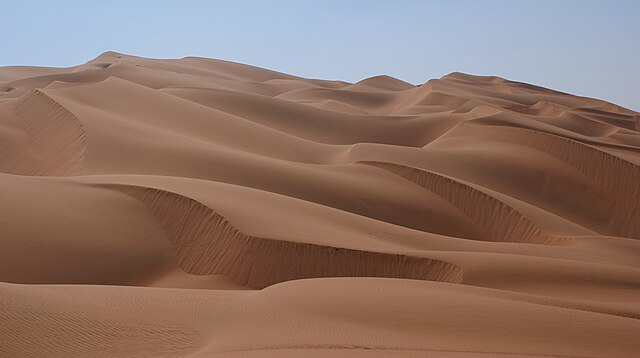
#> input picture week3/desert.JPG, 640 x 358 px
$ python ex9_edge_detection.py
#> lines starting #> are read from the running program, lines starting #| are printed output that depends on the picture
import cv2
import numpy as np

img = cv2.imread('desert.JPG')
#> img is the input picture: shape (358, 640, 3); mean B, G, R 103.7, 115, 141
gray = cv2.cvtColor(img, cv2.COLOR_BGR2GRAY)
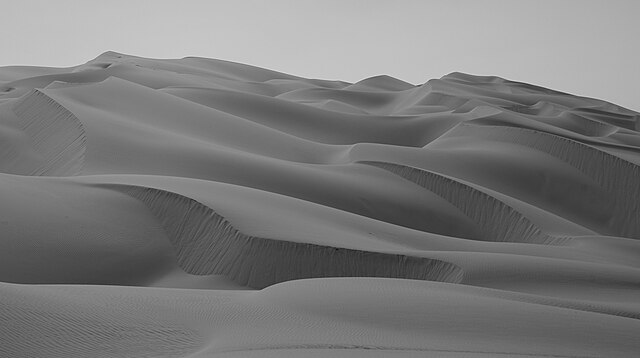
#> gray: shape (358, 640); min 13, max 226, mean 121.5

kernel = np.array([[0,  1, 0],
                   [1, -4, 1],
                   [0,  1, 0]])

edges = cv2.filter2D(gray, -1, kernel)
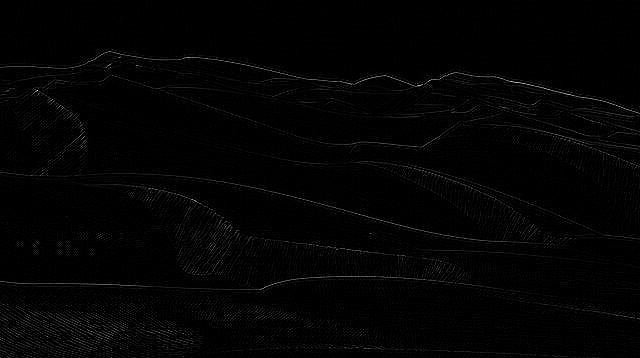
#> edges: shape (358, 640); min 0, max 252, mean 3.4

cv2.imshow('Original', img)
cv2.imshow('Edges', edges)

cv2.waitKey(0)
cv2.destroyAllWindows()

$ run again, with week3/mountain.jpg copied over week3/desert.JPG
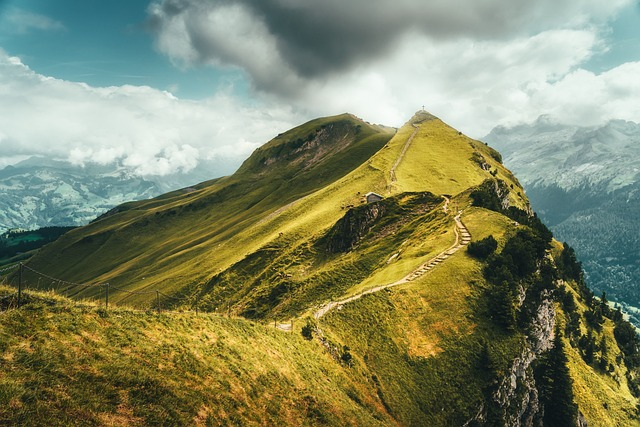
#> input picture week3/mountain.jpg, 640 x 427 px
#> img is the input picture: shape (427, 640, 3); mean B, G, R 101, 134.3, 129.4
#> `gray = cv2.cvtColor(img, cv2.COLOR_BGR2GRAY)`:
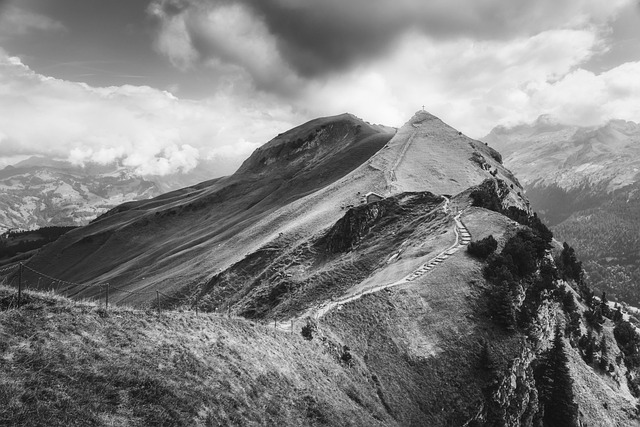
#> gray: shape (427, 640); min 3, max 253, mean 129
#> `edges = cv2.filter2D(gray, -1, kernel)`:
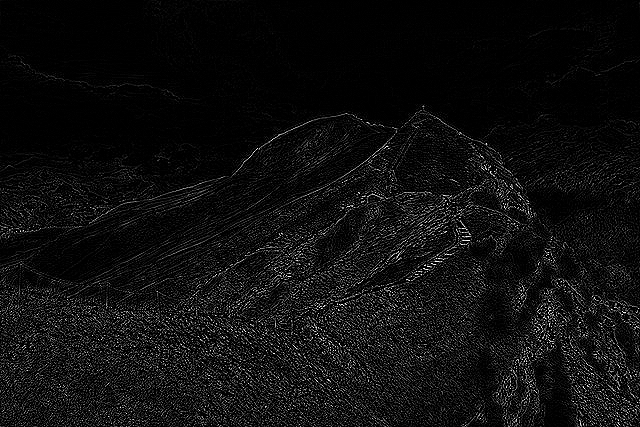
#> edges: shape (427, 640); min 0, max 255, mean 15.4

$ run again, with week3/apple.png saved as week3/desert.JPG
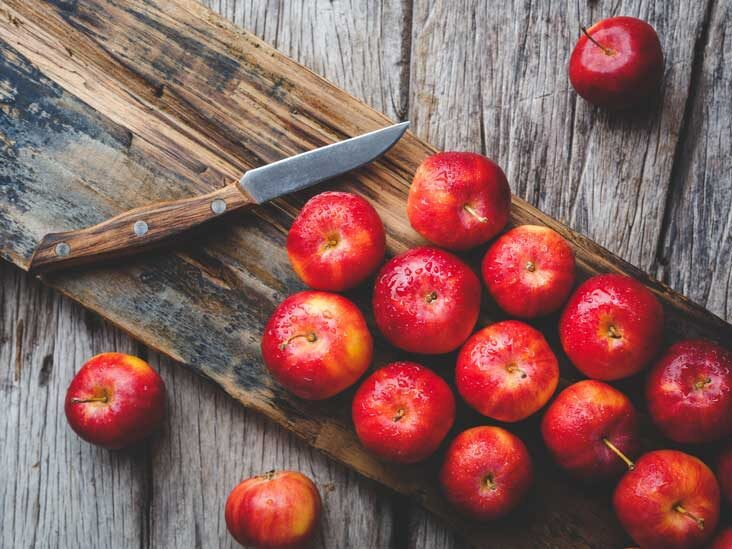
#> input picture week3/apple.png, 732 x 549 px
#> img is the input picture: shape (549, 732, 3); mean B, G, R 93.3, 96.3, 138.4
#> `gray = cv2.cvtColor(img, cv2.COLOR_BGR2GRAY)`:
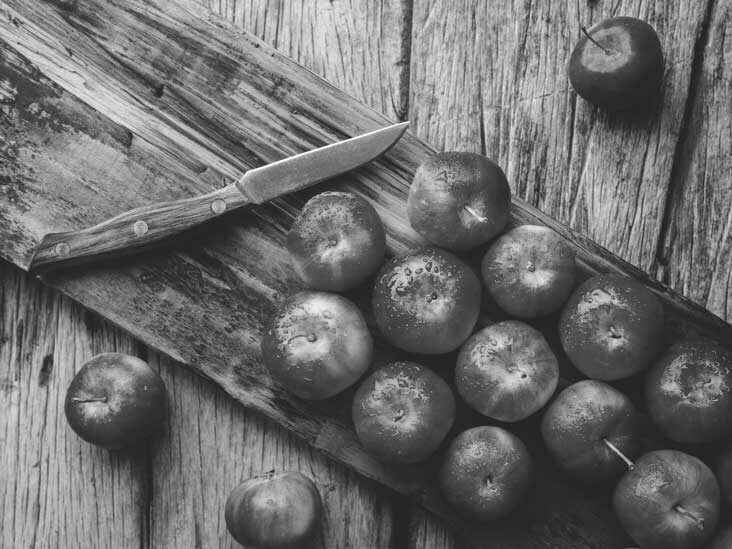
#> gray: shape (549, 732); min 21, max 255, mean 108.5
#> `edges = cv2.filter2D(gray, -1, kernel)`:
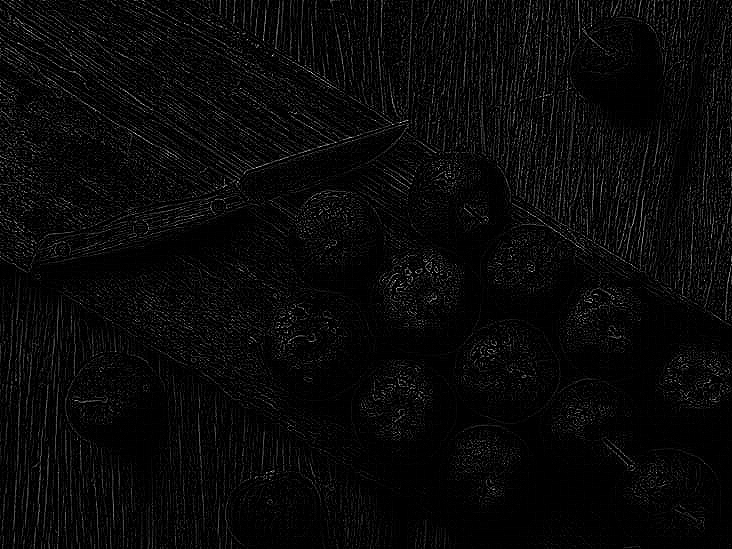
#> edges: shape (549, 732); min 0, max 248, mean 9
